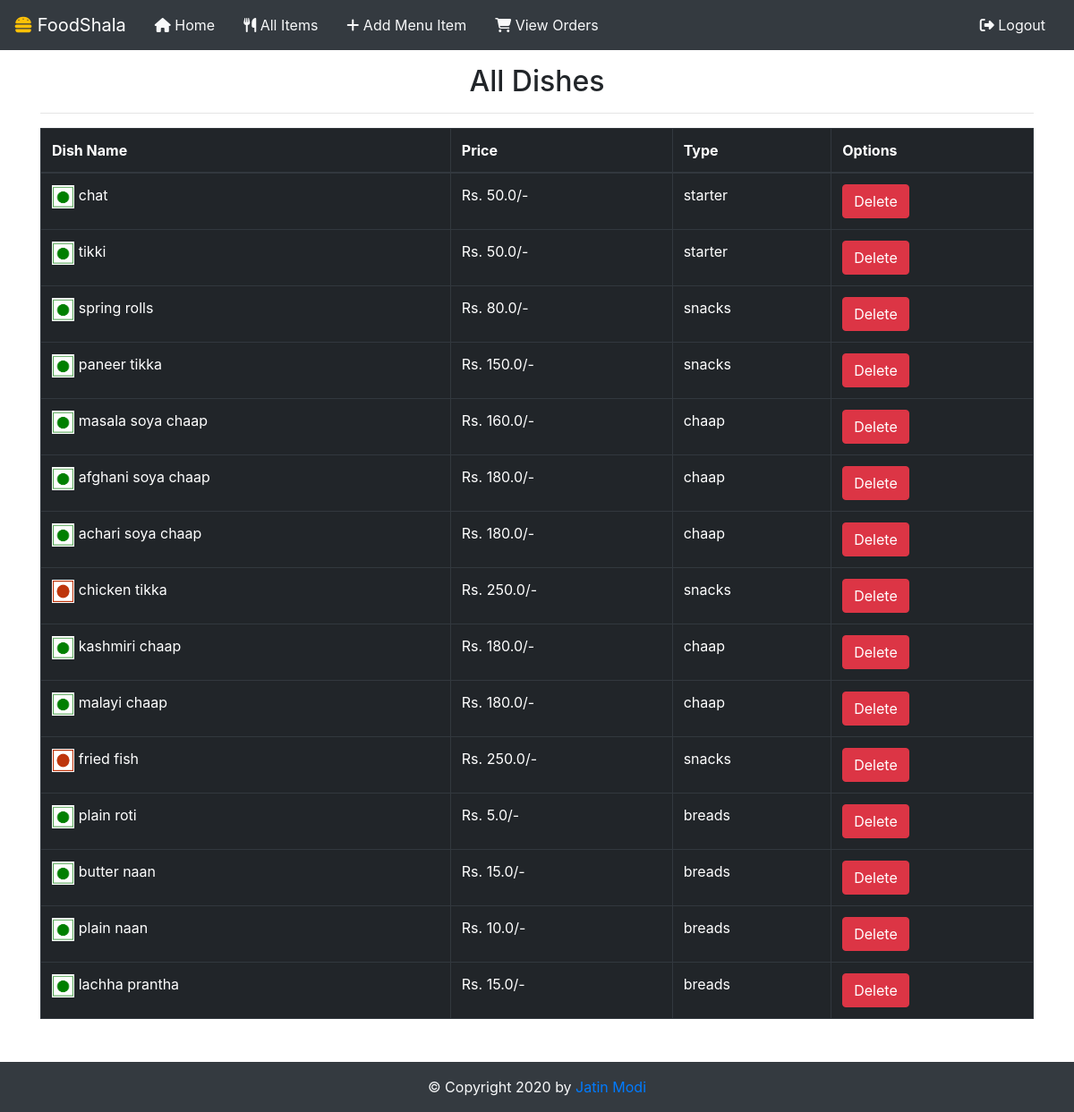
Page /items (signed in) on the committed database.
### app.py (models this page shows)
class Items(db.Model):
	__tablename__ = 'items'
	restaurantId = db.Column(db.Integer,ForeignKey('restaurants.id'))
	restaurantName = db.Column(db.String)
	id = db.Column(db.Integer,primary_key=True)
	dishtype = db.Column(db.String)
	name = db.Column(db.String)
	price = db.Column(db.Float)
	veg = db.Column(db.Boolean)

### app.py (the view)
@app.route("/items")
def items():
	if checkRestaurant():
		id = session['restaurant']
		items = Items.query.filter_by(restaurantId=id).all()
		return render_template("Items.html",items=items)
	return redirect("/")

### app.py (called while the page is built)
def checkRestaurant():
	if 'restaurant' in session:
		return True
	return False

### templates/Items.html (shortened to what this page needs)
{% include "restaurantHeader.html" %}
<div class="container mt-3" style="min-height: 100vh;position: relative;">
<h2 class="text-center">All Dishes</h2><hr>
<table class="table table-bordered table-hover table-dark">
  		<thead>
  			<tr>
  				<th>Dish Name</th>
  				<th>Price</th>
  				<th>Type</th>
  				<th>Options</th>
  			</tr>
  		</thead>
  		<tbody>
  			{% for x in items %}
  			<tr>
  				<td>
          {% if x.veg %}
            <img style="width:2.5ch;padding: 1px;background-color: white" src="{{ url_for('static',filename='images/vegg.png') }}">
          {% endif %}
          {% if not x.veg %}
            <img style="width:2.5ch;padding: 1px;background-color: white" src="{{ url_for('static',filename='images/nonVeg.png') }}">
          {% endif %}
          {{x.name}}</td>
  				<td>Rs. {{x.price}}/-</td>
  				<td>{{x.dishtype}}</td>
  				<td><button onclick="deleteItem({{ x.id }})" class="btn btn-danger">Delete</button>
  			</tr>
  			{% endfor %}
  		</tbody>
  	</table>
  </div>
{% include "footer.html" %}

### rows in the picture
Items: veg True (drawn), name "chat", price "50.0", dishtype "starter"
Items: veg True (drawn), name "tikki", price "50.0", dishtype "starter"
Items: veg True (drawn), name "spring rolls", price "80.0", dishtype "snacks"
Items: veg True (drawn), name "paneer tikka", price "150.0", dishtype "snacks"
Items: veg True (drawn), name "masala soya chaap", price "160.0", dishtype "chaap"
Items: veg True (drawn), name "afghani soya chaap", price "180.0", dishtype "chaap"
Items: veg True (drawn), name "achari soya chaap", price "180.0", dishtype "chaap"
Items: veg False (drawn), name "chicken tikka", price "250.0", dishtype "snacks"
Items: veg True (drawn), name "kashmiri chaap", price "180.0", dishtype "chaap"
Items: veg True (drawn), name "malayi chaap", price "180.0", dishtype "chaap"
Items: veg False (drawn), name "fried fish", price "250.0", dishtype "snacks"
Items: veg True (drawn), name "plain roti", price "5.0", dishtype "breads"
Items: veg True (drawn), name "butter naan", price "15.0", dishtype "breads"
Items: veg True (drawn), name "plain naan", price "10.0", dishtype "breads"
Items: veg True (drawn), name "lachha prantha", price "15.0", dishtype "breads"
